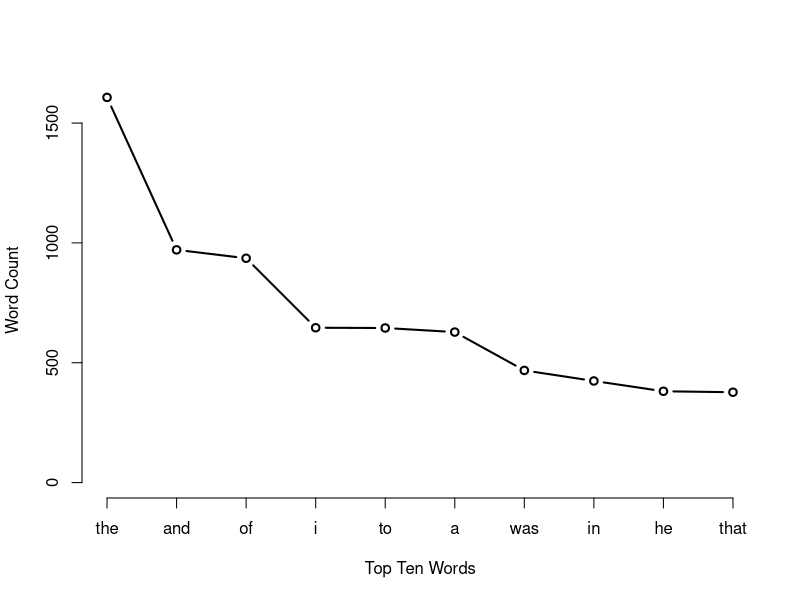

Write R code to recreate this figure.
setwd ("~/Desktop/HenryJ")
text.v <- scan("43-0.txt", what="character", sep="\n")
start.v <-which(text.v == "STORY OF THE DOOR")
end.v <-2135L
start.metadata.v <-text.v[1:start.v-1]
end.metadata.v <- text.v[(end.v+1):length(text.v)]
metadata.v <- c(start.metadata.v, end.metadata.v)
novel.lines.v <- text.v[start.v:end.v]
novel.v <- paste(novel.lines.v, collapse=" ")
novel.lower.v <- tolower(novel.v)
hyde.words.1 <-strsplit(novel.lower.v, "\\W")
hyde.words.v <- unlist(hyde.words.1)
not.blanks.v <- which(hyde.words.v!="")
hyde.words.v <- hyde.words.v[not.blanks.v]
hyde.freqs.t <-table(hyde.words.v)
sorted.hyde.freqs.t <- sort(hyde.freqs.t, decreasing=TRUE)
hyde.hits.v <-length(hyde.words.v[which(hyde.words.v=="hyde")])
plot(sorted.hyde.freqs.t[1:10], type="b",
     xlab="Top Ten Words", ylab="Word Count", xaxt ="n")
axis(1,1:10, labels=names(sorted.hyde.freqs.t[1:10]))